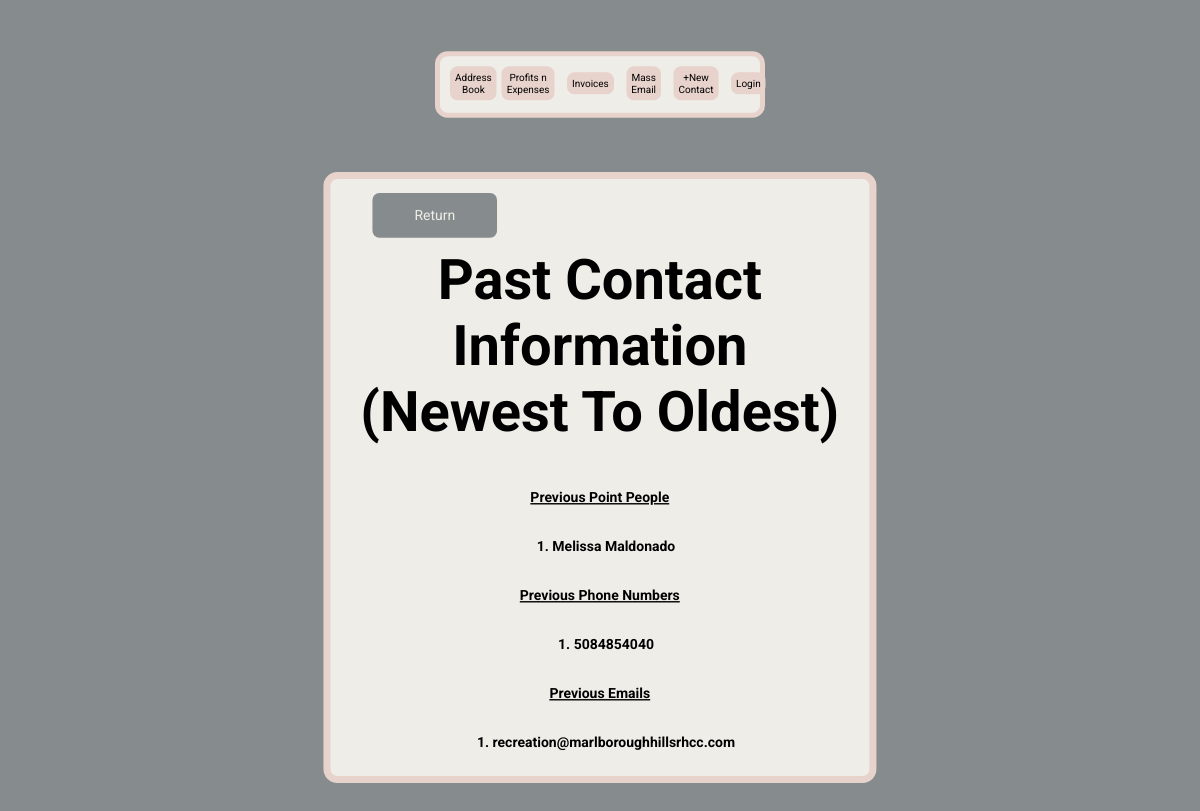
Before: /previous-contact-data/1 with the older database file.
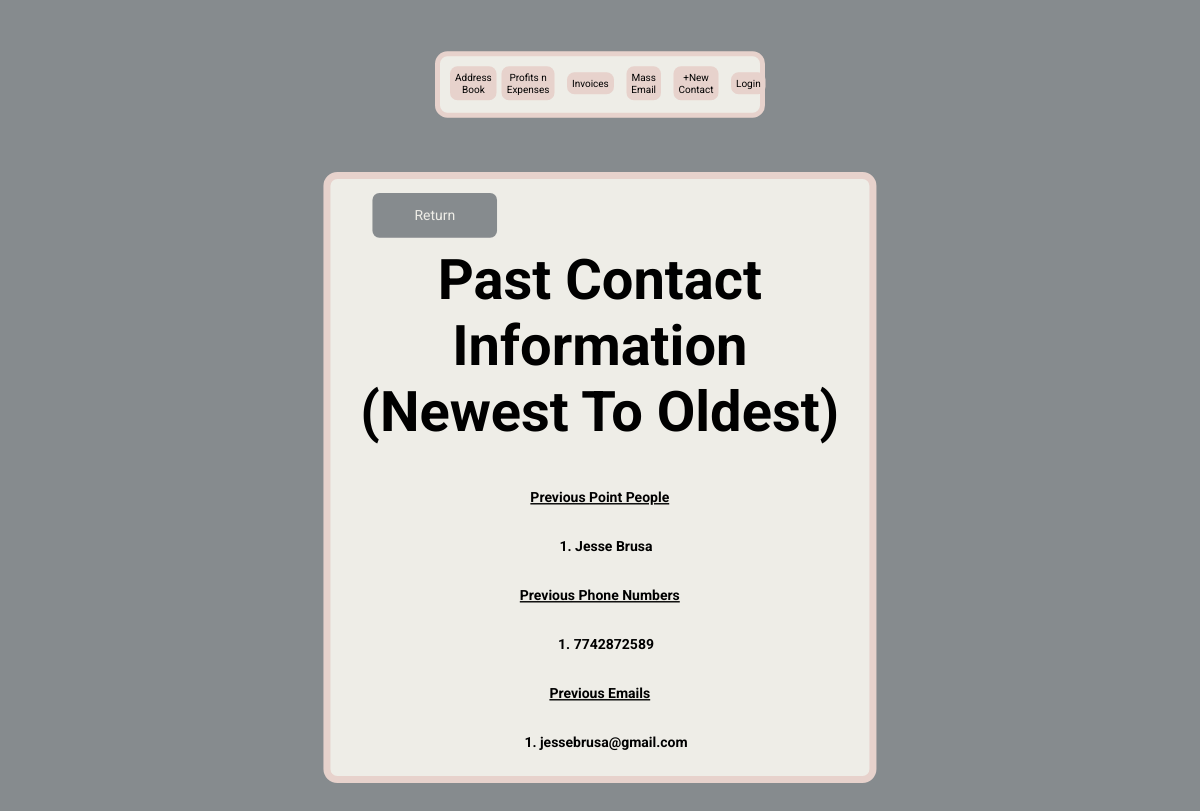
After: the same page with the newer database file.
### main.py (models this page shows)
class ContactTable(db.Model):
    __tablename__ = 'contact_table'
    id = db.Column(db.Integer, primary_key=True)
    contact_person = db.Column(db.String(250), nullable=False)
    data_base_id = db.Column(db.Integer, db.ForeignKey('database.id'))

class PhoneNumberTable(db.Model):
    __tablename__ = 'phone_number_table'
    id = db.Column(db.Integer, primary_key=True)
    phone_number = db.Column(db.String(250), nullable=False)
    data_base_id = db.Column(db.Integer, db.ForeignKey('database.id'))

class EmailTable(db.Model):
    __tablename__ = 'email_table'
    id = db.Column(db.Integer, primary_key=True)
    email = db.Column(db.String(250))
    data_base_id = db.Column(db.Integer, db.ForeignKey('database.id'))

### main.py (the view)
@app.route('/previous-contact-data/<int:id>')
def previous_contact(id):
    facility = DataBase.query.filter_by(id=id).first()
    contact_list = return_list(facility.contact_person, 'contact_person')
    phone_list = return_list(facility.phone_number, 'phone_number')
    email_list = return_list(facility.email, 'email')
    return render_template('previous.html', id=id, contact_list=contact_list,
                           phone_list=phone_list, email_list=email_list)

### resources.py (called while the page is built)
def return_list(facility_object, table_variable):
    if facility_object:
        return [getattr(item, table_variable) for item in facility_object]
    else:
        return None

### templates/previous.html
{% include 'header.html' %}
<body>
    <div class="formContainerColumn">
        <div class="returnContainer">
            <a href="{{ url_for('facility_page', id=id) }}">Return</a>
        </div>
        <h1>Past Contact Information<br>(Newest To Oldest)</h1>
        {% if contact_list %}
            <h2><u>Previous Point People</u></h2>
            <div class="previousList">
                <ol>
                    {% for contact in contact_list %}
                    <h3><li>{{ contact }}</li></h3>
                    {% endfor %}
                </ol>
            </div>
        {% endif %}
        {% if phone_list %}
            <h2><u>Previous Phone Numbers</u></h2>
            <div class="previousList">
                <ol>
                    {% for phone in phone_list %}
                        <h3><li>{{ phone }}</li></h3>
                    {% endfor %}
                </ol>
            </div>
        {% endif %}
        {% if email_list %}
            <h2><u>Previous Emails</u></h2>
            <div class="previousList">
                <ol>
                    {% for email in email_list %}
                        <h3><li>{{ email }}</li></h3>
                    {% endfor %}
                </ol>
            </div>
        {% endif %}
    </div>
</body>
</html>

Changed rows visible on the page:
changed ContactTable: contact_person "Melissa Maldonado" → "Jesse Brusa"
changed PhoneNumberTable: phone_number "5084854040" → "7742872589"
changed EmailTable: email "recreation@marlboroughhillsrhcc.com" → "jessebrusa@gmail.com"
